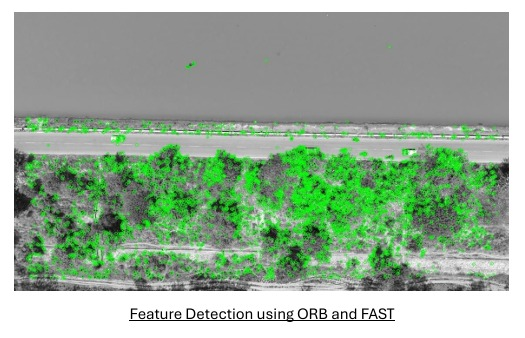
#> input picture WhatsApp Image 2025-12-04 at 1.43.04 AM.jpeg, 525 x 338 px, given as the content of the folder s/simar/OneDrive/Desktop/Python_stabilization/unzipped_video, which was not available
$ jupyter execute --allow-errors MultiPass_region.ipynb
#> lines starting #> are read from the running program, lines starting #| are printed output that depends on the picture
[cell 1]
import cv2
import numpy as np
import os
from glob import glob
from scipy.signal import savgol_filter
import shutil

[cell 2]
def load_frames_from_directory(frames_path):
    """Load frames from directory in sorted order"""
    frame_files = []
    for filename in sorted(os.listdir(frames_path)):
        if filename.lower().endswith(('.png', '.jpg', '.jpeg', '.bmp')):
            frame_files.append(os.path.join(frames_path, filename))
    return frame_files

# [58 lines left out: functions detect_and_match_features_fast, filter_motion_outliers, create_water_mask, filter_features_by_region, estimate_homography, not called in this run]

def adaptive_trajectory_smoothing(trajectory, motion_threshold=10, pass_number=1):
    """Enhanced smoothing that gets more aggressive with each pass"""
    trajectory = np.array(trajectory)
    smoothed = np.zeros_like(trajectory)

    # Make smoothing more aggressive for later passes
    base_window = 15 if pass_number == 1 else 25
    aggressive_window = 5 if pass_number == 1 else 7

    for i in range(trajectory.shape[1]):
        component = trajectory[:, i]
        motion_magnitude = np.abs(np.diff(component))

        if np.any(motion_magnitude > motion_threshold):
            window_length = min(aggressive_window, len(component))
            if window_length % 2 == 0:
                window_length += 1
            smoothed[:, i] = savgol_filter(component, window_length=window_length, polyorder=2)
        else:
            window_length = min(base_window, len(component))
            if window_length % 2 == 0:
                window_length += 1
            smoothed[:, i] = savgol_filter(component, window_length=window_length, polyorder=3)
    return smoothed

# [21 lines left out: function extract_frames_from_video, not called in this run]

def improved_stabilization_from_frames(frames_path, output_path, fps=29.97, pass_number=1):
    """
    Stabilization using pre-extracted frames from directory
    """
#> called with output_path = 'temp_stabilized_pass_1.mp4', fps = 29.97, pass_number = 1
    # Load frame file paths
    frame_files = load_frames_from_directory(frames_path)
    total_frames = len(frame_files)

    if total_frames == 0:
        print("Error: No frames found in directory")
        return False

    print(f"Pass {pass_number}: Found {total_frames} frames in directory")

    # Read first frame to get dimensions
    first_frame = cv2.imread(frame_files[0])
#> first_frame is the input picture: shape (338, 525, 3); mean B, G, R 150.7, 173.2, 150.7
    if first_frame is None:
        print("Error: Could not read first frame")
        return False

    h, w = first_frame.shape[:2]
#> h = 338; w = 525

    # Setup output video
    fourcc = cv2.VideoWriter_fourcc(*'mp4v')
    out = cv2.VideoWriter(output_path, fourcc, fps, (w, h))

    prev_gray = cv2.cvtColor(first_frame, cv2.COLOR_BGR2GRAY)
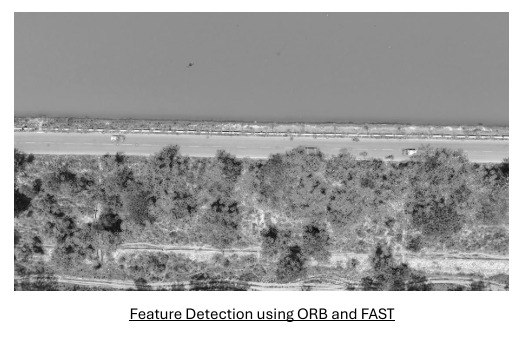
#> prev_gray: shape (338, 525); min 0, max 255, mean 163.9
    transforms = []
    trajectory = [np.eye(3)]

    print(f"Pass {pass_number} - Phase 1: Computing transforms...")

    # Process frames from directory
    for i in range(1, total_frames):
        curr_frame = cv2.imread(frame_files[i])
        if curr_frame is None:
            print(f"Warning: Could not read frame {i}")
            transforms.append(np.eye(3))
            trajectory.append(trajectory[-1])
            continue

        curr_gray = cv2.cvtColor(curr_frame, cv2.COLOR_BGR2GRAY)
        pts1, pts2 = detect_and_match_features_fast(prev_gray, curr_gray)

        if len(pts1) > 0:
            pts1, pts2 = filter_motion_outliers(pts1, pts2)
        if len(pts1) > 0:
            pts1, pts2 = filter_features_by_region(pts1, pts2, curr_frame)

        H = estimate_homography(pts1, pts2)
        transforms.append(H)
        trajectory.append(trajectory[-1] @ H)
        prev_gray = curr_gray

        if (i + 1) % 100 == 0:
            print(f"Processed {i + 1}/{total_frames} frames")

    print(f"Pass {pass_number} - Phase 2: Smoothing trajectory...")

    # Extract parameters and smooth
    params = []
    for H in trajectory:
        dx = H[0, 2]
        dy = H[1, 2]
        da = np.arctan2(H[1, 0], H[0, 0])
        params.append([dx, dy, da])

    # Apply more aggressive smoothing for later passes
    motion_threshold = 15 - (pass_number - 1) * 3  # More aggressive each pass
    smoothed_params = adaptive_trajectory_smoothing(params, motion_threshold=motion_threshold, pass_number=pass_number)

    # Calculate smoothed transforms
    new_transforms = []
    for i in range(len(smoothed_params)):
        dx, dy, da = smoothed_params[i]
        cos_a = np.cos(da)
        sin_a = np.sin(da)
        new_H = np.array([[cos_a, -sin_a, dx],
                          [sin_a,  cos_a, dy],
                          [0,      0,     1]], dtype=np.float32)
        new_transforms.append(new_H)

    print(f"Pass {pass_number} - Phase 3: Applying stabilization and writing video...")

    # Apply stabilization and write video
    for i in range(total_frames):
        frame = cv2.imread(frame_files[i])
        if frame is None:
            continue

        if i < len(new_transforms):
            H = new_transforms[i]
            if H is not None and not np.isnan(H).any() and not np.isinf(H).any():
                try:
                    frame_stabilized = cv2.warpPerspective(frame, H, (w, h), borderMode=cv2.BORDER_REFLECT)
                except:
                    frame_stabilized = frame
            else:
                frame_stabilized = frame
        else:
            frame_stabilized = frame

        out.write(frame_stabilized)

        if (i + 1) % 100 == 0:
            print(f"Stabilized and wrote {i + 1}/{total_frames} frames")

    out.release()
    print(f"Pass {pass_number} completed: Stabilized video saved at: {output_path}")
    return True

def multi_pass_stabilization(frames_path, final_output_path, num_passes=3, fps=29.97):
    """
    Multi-pass stabilization for achieving 85-90% motion reduction
    """
    print(f"Starting multi-pass stabilization with {num_passes} passes...")
    print(f"Expected motion reduction: 75-90%")

    temp_dirs = []
    temp_videos = []

    try:
        for pass_num in range(num_passes):
            print(f"\n{'='*50}")
            print(f"STARTING PASS {pass_num + 1}/{num_passes}")
            print(f"{'='*50}")

            # Determine input and output paths
            if pass_num == 0:
                # First pass: use original frames
                input_frames = frames_path
            else:
                # Subsequent passes: extract frames from previous pass video
                temp_frames_dir = f"temp_frames_pass_{pass_num}"
                temp_dirs.append(temp_frames_dir)
                extract_frames_from_video(temp_videos[-1], temp_frames_dir)
                input_frames = temp_frames_dir

            # Output path
            if pass_num == num_passes - 1:
                # Final pass: use final output path
                output_video = final_output_path
            else:
                # Intermediate pass: use temporary video
                output_video = f"temp_stabilized_pass_{pass_num + 1}.mp4"
                temp_videos.append(output_video)

            # Run stabilization pass
            success = improved_stabilization_from_frames(
                input_frames,
                output_video,
                fps=fps,
                pass_number=pass_num + 1
            )

            if not success:
                print(f"Pass {pass_num + 1} failed!")
                break

            print(f"Pass {pass_num + 1} completed successfully!")

        print(f"\n{'='*50}")
        print(f"MULTI-PASS STABILIZATION COMPLETED!")
        print(f"Final stabilized video: {final_output_path}")
        print(f"Expected motion reduction: 75-90%")
        print(f"{'='*50}")

    finally:
        # Cleanup temporary files
        print("\nCleaning up temporary files...")
        for temp_dir in temp_dirs:
            if os.path.exists(temp_dir):
                shutil.rmtree(temp_dir)
                print(f"Removed temporary directory: {temp_dir}")

        for temp_video in temp_videos:
            if os.path.exists(temp_video):
                os.remove(temp_video)
                print(f"Removed temporary video: {temp_video}")

        print("Cleanup completed!")

# USAGE: Multi-pass stabilization for maximum motion reduction
frames_path = r"C:\Users\simar\OneDrive\Desktop\Python_stabilization\unzipped_video"
final_output_path = r"C:\Users\simar\OneDrive\Desktop\Python_stabilization\MultiPass_UltraStable.mp4"

# Run multi-pass stabilization (3 passes for 85-90% motion reduction)
#> (the rest of this cell did not finish here and is left out)


$ run again, on WhatsApp Image 2025-12-04 at 1.43.36 AM.jpeg
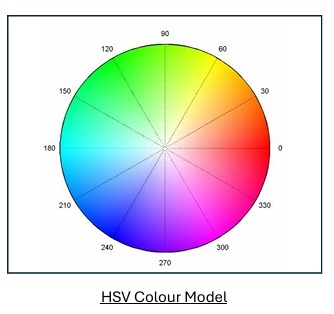
#> input picture WhatsApp Image 2025-12-04 at 1.43.36 AM.jpeg, 334 x 314 px, given as the content of the folder s/simar/OneDrive/Desktop/Python_stabilization/unzipped_video, which was not available
#> in improved_stabilization_from_frames, first_frame is the input picture: shape (314, 334, 3); mean B, G, R 219.4, 219.4, 219.2
#> in improved_stabilization_from_frames, `prev_gray = cv2.cvtColor(first_frame, cv2.COLOR_BGR2GRAY)`:
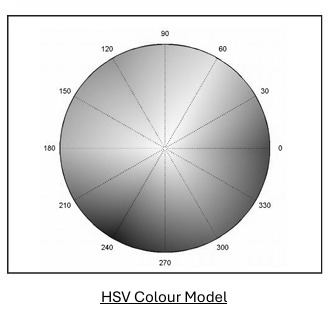
#> prev_gray: shape (314, 334); min 0, max 255, mean 219.3
